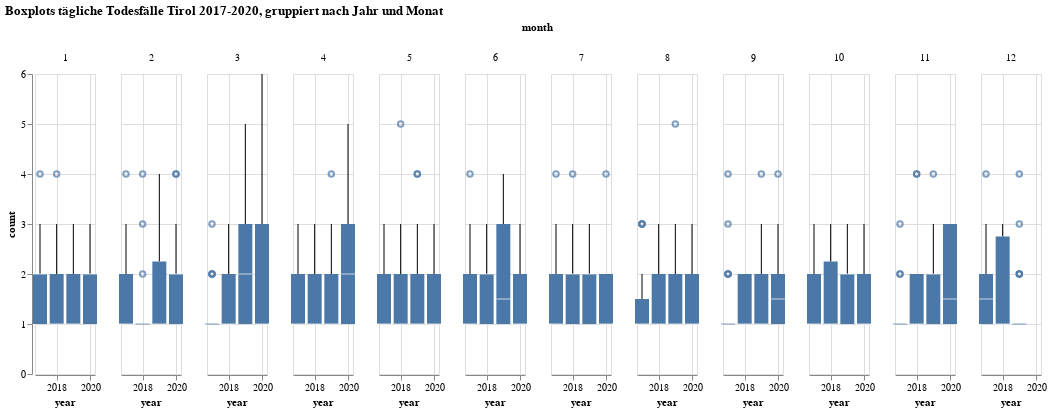

Notebook code for this chart:
### Code cell
alt.Chart(df_count_by_day, width=60, title='Boxplots tägliche Todesfälle Tirol 2017-2020, gruppiert nach Jahr und Monat').mark_boxplot().encode(
    x=alt.X('year:T', axis = alt.Axis(format = ("%Y"))),
    y=alt.Y('count:Q'),
    column='month:N',
#     color=alt.Color('year:T', legend=alt.Legend(format = ("%Y")))
)

### Figure 1 — Vega-Lite specification as saved in the notebook (floating-point values rounded to 4 significant figures; data arrays with more than 128 entries replaced by an {"elided": "..."} marker saying what was removed)
{"config": {"view": {"continuousWidth": 400, "continuousHeight": 300}}, "data": {"name": "data-4bfa298661110a0d80555a5db59ad4f1"}, "mark": "boxplot", "encoding": {"column": {"type": "nominal", "field": "month"}, "x": {"type": "temporal", "axis": {"format": "%Y"}, "field": "year"}, "y": {"type": "quantitative", "field": "count"}}, "title": "Boxplots tägliche Todesfälle Tirol 2017-2020, gruppiert nach Jahr und Monat", "width": 60, "$schema": "https://vega.github.io/schema/vega-lite/v4.8.1.json", "datasets": {"data-4bfa298661110a0d80555a5db59ad4f1": {"elided": "856 records"}}}
